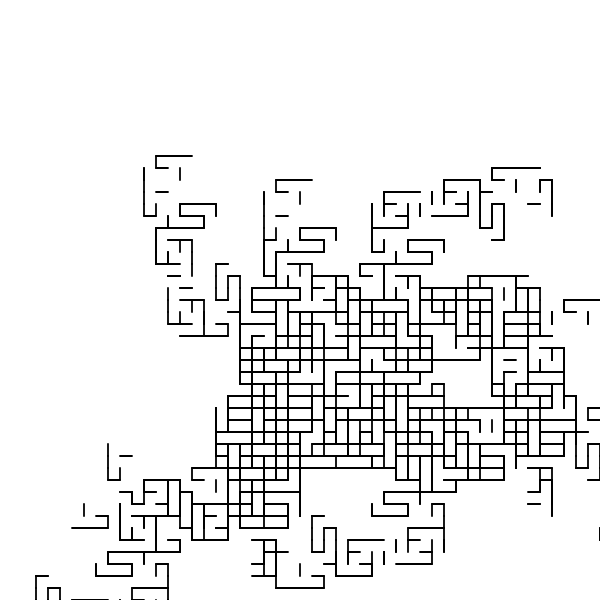
Frame 1 (no input)
Frame 60 (no input): identical to frame 1, image omitted
Frame 120 (the mouse pressed at the canvas centre since frame 60): identical to frame 1, image omitted

The p5.js sketch that drew this single still picture (run headless with seeded random() and noise() and a simulated clock; from frame 60 on, the mouse is pressed at the canvas centre):

// p5.js sketch
// ── sketch.js

// Point = P, Rectangle = R, line = F, Line*4 = D
// You can play around with length, angle, strokeweight, colors,...

let premise = 'F';
  let rules = {
    F: '[Ff+Ff-fF]FfF+FFF',

  }
let bigRule;


let length = 40;
let angle = 90;

function setup() {
  createCanvas(600, 600);
  angleMode(DEGREES);
  bigRule = resolveRules(premise, rules, 3);
  print(bigRule);
  
}

function draw() {
  background('white');
  stroke('black');
  strokeWeight(6);
  noFill();
  //fill('black');
  translate(width / 2, height / 2);
  rotate(-90);
  scale(0.3);

  drawShape(bigRule);
   // angle += 1;
  // length += 0.1;
}

function resolveRules(startRule, rules, depth) {
  let endRule = '';
  for (let currentLetter of startRule) {
    if (currentLetter in rules) {
      endRule += rules[currentLetter];
    } else {
      endRule += currentLetter;
    }
  }
  if (depth >= 1) {
    endRule = resolveRules(endRule, rules, depth - 1);
  }
  return endRule;
}


function drawShape(rule)  {
  for (let c of rule) {
    if (c === 'F') {
      line(0, 0, length, 0);
      translate(length, 0);
    } else if (c === 'R') {
      rect(0, 0, length, length);
      translate(length, length);
    } else if (c === 'P') {
      point(0, 0);
      translate(length, 0);
    } else if (c === 'D') {
      line(0, 0, length * 4, 0);
      translate(length, 0);
    } else if (c === 'f') {
      translate(0, length, 0);
    } else if (c === '+') {
      rotate(angle);
    } else if (c === '-') {
      rotate(-angle);
    } else if (c === '[') {
      push();
    } else if (c === ']') {
      pop();
    } else if (c === '>') {
      scale(1.1);
    } else if (c === '<') {
      scale(0.8);
   
    }
  }
}
